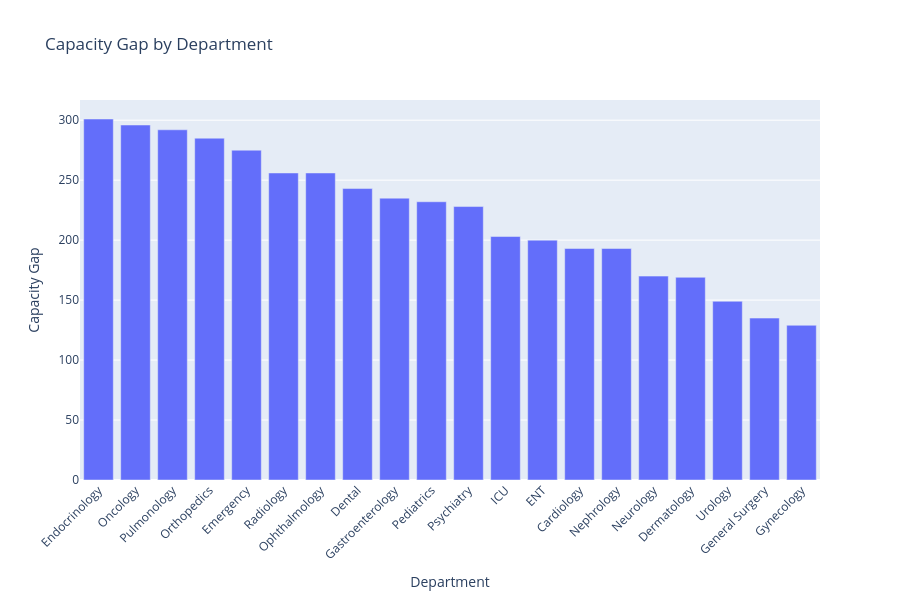

Notebook source saved alongside this figure:
### Code cell
# Sort departments by capacity gap
gap_sorted = capacity_analysis.sort_values(
    "Capacity_Gap",
    ascending=False
)

fig = px.bar(
    gap_sorted,
    x="department_name",
    y="Capacity_Gap",
    title="Capacity Gap by Department",
    labels={
        "department_name": "Department",
        "Capacity_Gap": "Capacity Gap"
    }
)

fig.update_layout(
    xaxis_tickangle=-45,
    height=600
)

fig.show()

### Figure 1 — Plotly figure (JSON) as saved in the notebook; plotly's stock layout.template omitted (floating-point values rounded to 4 significant figures)
{"data": [{"hovertemplate": "Department=%{x}<br>Capacity Gap=%{y}<extra></extra>", "legendgroup": "", "marker": {"color": "#636efa", "pattern": {"shape": ""}}, "name": "", "orientation": "v", "showlegend": false, "textposition": "auto", "type": "bar", "x": ["Endocrinology", "Oncology", "Pulmonology", "Orthopedics", "Emergency", "Radiology", "Ophthalmology", "Dental", "Gastroenterology", "Pediatrics", "Psychiatry", "ICU", "ENT", "Cardiology", "Nephrology", "Neurology", "Dermatology", "Urology", "General Surgery", "Gynecology"], "xaxis": "x", "y": [301, 296, 292, 285, 275, 256, 256, 243, 235, 232, 228, 203, 200, 193, 193, 170, 169, 149, 135, 129], "yaxis": "y"}], "layout": {"barmode": "relative", "height": 600, "legend": {"tracegroupgap": 0}, "title": {"text": "Capacity Gap by Department"}, "xaxis": {"anchor": "y", "domain": [0, 1], "tickangle": -45, "title": {"text": "Department"}}, "yaxis": {"anchor": "x", "domain": [0, 1], "title": {"text": "Capacity Gap"}}}}
